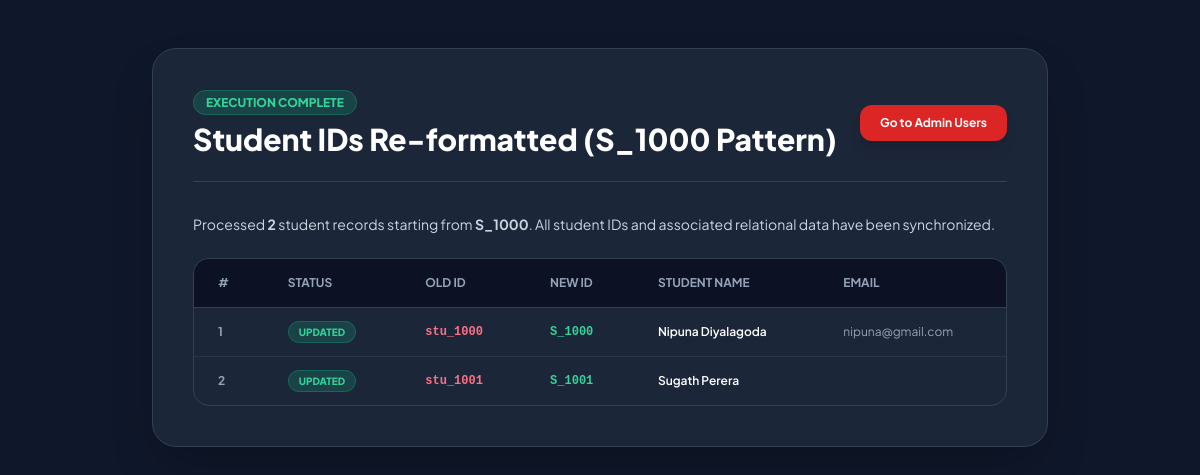
Page /fixstudents.php on the committed database.
### tables this page shows
CREATE TABLE `users` (
  `user_id` varchar(20) NOT NULL COMMENT 'Unique user ID (e.g., stu_0001, tea_1000, adm_1000)',
  `email` varchar(255) DEFAULT NULL,
  `password` varchar(255) NOT NULL COMMENT 'Hashed password',
  `role` enum('student','teacher','instructor','admin') NOT NULL DEFAULT 'student' COMMENT 'User role: student, teacher, instructor, admin',
  `first_name` varchar(100) DEFAULT NULL COMMENT 'First name',
  `second_name` varchar(100) DEFAULT NULL COMMENT 'Last name',
  `dob` date DEFAULT NULL COMMENT 'Date of birth',
  `school_name` varchar(200) DEFAULT NULL COMMENT 'School name',
  `exam_year` int(4) DEFAULT NULL COMMENT 'Exam year (e.g., 2024)',
  `closest_town` varchar(100) DEFAULT NULL COMMENT 'Closest town',
  `district` varchar(100) DEFAULT NULL COMMENT 'District',
  `address` text DEFAULT NULL COMMENT 'Full address',
  `nic_no` varchar(20) DEFAULT NULL COMMENT 'NIC number',
  `mobile_number` varchar(20) DEFAULT NULL COMMENT 'Mobile phone number',
  `whatsapp_number` varchar(20) DEFAULT NULL COMMENT 'WhatsApp number',
  `gender` enum('male','female') DEFAULT NULL COMMENT 'Gender',
  `profile_picture` varchar(255) DEFAULT NULL COMMENT 'Path to profile picture',
  `registering_date` date NOT NULL COMMENT 'Date of registration',
  `status` tinyint(1) NOT NULL DEFAULT 1 COMMENT 'Account status: 1=active, 0=inactive',
  `approved` tinyint(1) NOT NULL DEFAULT 0 COMMENT 'Approval status: 1=approved, 0=not approved',
  `al_details_requested` tinyint(1) DEFAULT 0,
  `verification_method` varchar(20) DEFAULT 'none' COMMENT 'Verification method: nic, mobile, none',
  `created_at` timestamp NOT NULL DEFAULT current_timestamp() COMMENT 'Record creation timestamp',
  `updated_at` timestamp NOT NULL DEFAULT current_timestamp() ON UPDATE current_timestamp() COMMENT 'Record update timestamp',
  `session_token` varchar(64) DEFAULT NULL COMMENT 'Session token for single login',
  `session_created_at` datetime DEFAULT NULL COMMENT 'Session creation timestamp',
  `commission_rate` decimal(5,2) DEFAULT 75.00,
  `requested_commission_rate` decimal(5,2) DEFAULT 75.00,
  `rating` decimal(3,2) DEFAULT 0.00,
  `hourly_rate` decimal(10,2) DEFAULT 0.00,
  `rating_count` int(11) DEFAULT 0,
  `total_rating` decimal(12,2) DEFAULT 0.00
);

### fixstudents.php (the view, shortened to what this page needs)
<?php
$conn->query("SET FOREIGN_KEY_CHECKS = 0;");
$students_query = "SELECT user_id, first_name, second_name, email, registering_date FROM users WHERE role = 'student' ORDER BY registering_date ASC, user_id ASC";
$result = $conn->query($students_query);
$students = $result ? $result->fetch_all(MYSQLI_ASSOC) : [];
$updated_records = [];
$start_number = 1000;
foreach ($students as $idx => $student) {
    $old_id = $student['user_id'];
    $new_id = 'S_' . ($start_number + $idx);
    $full_name = trim(($student['first_name'] ?? '') . ' ' . ($student['second_name'] ?? ''));
    if ($old_id !== $new_id) {
        $updated_records[] = [
            'status' => 'Updated',
            'old_id' => $old_id,
            'new_id' => $new_id,
            'name'   => $full_name,
            'email'  => $student['email']
        ];
    }
}
?>
<!DOCTYPE html>
<html lang="en">
<head>
    <script src="https://cdn.tailwindcss.com"></script>
</head>
<body class="bg-slate-900 text-slate-100 min-h-screen p-6 sm:p-12">
    <div class="max-w-4xl mx-auto bg-slate-800/90 rounded-3xl p-8 sm:p-10 border border-slate-700 shadow-2xl backdrop-blur-xl">
        <div class="flex items-center justify-between mb-8 pb-6 border-b border-slate-700">
            <div>
                <span class="bg-emerald-500/20 text-emerald-400 text-xs font-extrabold uppercase px-3 py-1 rounded-full border border-emerald-500/30">Execution Complete</span>
                <h1 class="text-2xl sm:text-3xl font-extrabold text-white mt-2">Student IDs Re-formatted (S_1000 Pattern)</h1>
            </div>
            <a href="admin/users.php" class="px-5 py-2.5 bg-red-600 hover:bg-red-700 text-white font-bold text-xs rounded-xl shadow-lg transition-all">Go to Admin Users</a>
        </div>
        <div class="mb-6 text-sm text-slate-300">
            Processed <strong><?php echo count($updated_records); ?></strong> student records starting from <strong>S_1000</strong>. All student IDs and associated relational data have been synchronized.
        </div>
        <div class="overflow-x-auto rounded-2xl border border-slate-700">
            <table class="w-full text-left text-xs text-slate-300">
                <thead class="bg-slate-950/60 uppercase font-extrabold text-slate-400 border-b border-slate-700">
                    <tr>
                        <th class="px-6 py-4">#</th>
                        <th class="px-6 py-4">Status</th>
                        <th class="px-6 py-4">Old ID</th>
                        <th class="px-6 py-4">New ID</th>
                        <th class="px-6 py-4">Student Name</th>
                        <th class="px-6 py-4">Email</th>
                    </tr>
                </thead>
                <tbody class="divide-y divide-slate-700/60">
                    <?php if (empty($updated_records)): ?>
                        <tr><td colspan="6" class="px-6 py-8 text-center text-slate-500">No student accounts found in system.</td></tr>
                    <?php else: ?>
                        <?php foreach ($updated_records as $idx => $rec): ?>
                            <tr class="hover:bg-slate-700/30 transition-colors">
                                <td class="px-6 py-4 font-bold text-slate-400"><?php echo $idx + 1; ?></td>
                                <td class="px-6 py-4">
                                    <span class="px-2.5 py-1 rounded-full text-[10px] font-extrabold uppercase <?php echo $rec['status'] === 'Updated' ? 'bg-emerald-500/20 text-emerald-400 border border-emerald-500/30' : 'bg-slate-700 text-slate-400'; ?>">
                                        <?php echo $rec['status']; ?>
                                    </span>
                                </td>
                                <td class="px-6 py-4 font-mono font-semibold text-rose-400"><?php echo htmlspecialchars($rec['old_id']); ?></td>
                                <td class="px-6 py-4 font-mono font-bold text-emerald-400"><?php echo htmlspecialchars($rec['new_id']); ?></td>
                                <td class="px-6 py-4 font-semibold text-white"><?php echo htmlspecialchars($rec['name']); ?></td>
                                <td class="px-6 py-4 text-slate-400"><?php echo htmlspecialchars($rec['email'] ?? ''); ?></td>
                            </tr>
                        <?php endforeach; ?>
                    <?php endif; ?>
                </tbody>
            </table>
        </div>
    </div>
</body>
</html>

### fixstudents.php (style rules this page uses)
body { font-family: 'Plus Jakarta Sans', sans-serif; }

### rows in the picture
users: status "UPDATED", user_id "stu_1000", new_id "S_1000", name "Nipuna Diyalagoda", email "nipuna@gmail.com"

### other values in the picture
count($updated_records) "2"
$rec['status'] "UPDATED"
$rec['old_id'] "stu_1001"
$rec['new_id'] "S_1001"
$rec['name'] "Sugath Perera"
